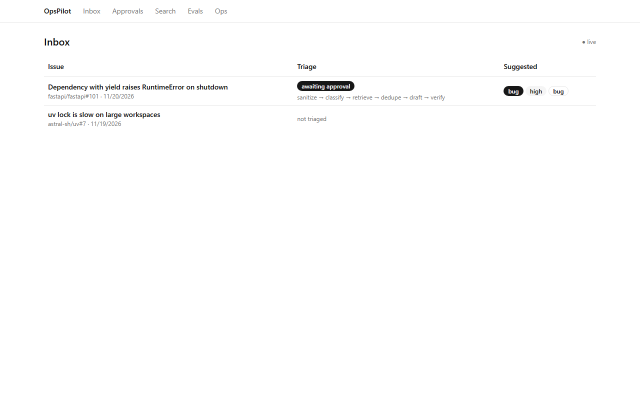
#> input picture docs/img/frames/01-inbox.png, 1280 x 800 px (shown at 1/2 size)
$ python make_demo_gif.py
#> lines starting #> are read from the running program, lines starting #| are printed output that depends on the picture
"""Build docs/img/demo.gif from the Playwright walkthrough frames (docs/img/frames/*.png).

Regenerate frames:  cd web && SCREENSHOTS=1 npx playwright test e2e/screenshots.spec.ts
Then:               uv run python scripts/make_demo_gif.py
"""

from __future__ import annotations

from pathlib import Path

from PIL import Image, ImageDraw, ImageFont

ROOT = Path(__file__).resolve().parents[1]
FRAMES = ROOT / "docs" / "img" / "frames"
OUT = ROOT / "docs" / "img" / "demo.gif"
WIDTH = 960
SECONDS_PER_FRAME = 13

CAPTIONS = {
    "inbox": "Inbox: new issues with live triage status (SSE)",
    "issue": "Issue view: classification, cited draft (verified), evidence",
    "duplicates": "Likely duplicates side by side with the LLM's reasoning",
    "approvals": "Approval queue: nothing is posted without a human",
    "approvals-edit": "Edit labels or reply: edits become ground truth",
    "approvals-sent": "Decision signals the Temporal workflow; sandbox repo only",
    "search": "Search playground: dense vs hybrid vs hybrid + rerank",
    "evals": "Eval dashboard: red-team, retrieval and triage reports",
    "ops": "Ops: workflow states, review rates, Redpanda consumer lag",
}
FOOTER = "UI recorded with a mocked API (fixture data)"


def _font(size: int) -> ImageFont.FreeTypeFont | ImageFont.ImageFont:
    for name in ("DejaVuSans.ttf", "Arial.ttf", "arial.ttf", "Helvetica.ttc"):
        try:
            return ImageFont.truetype(name, size)
        except OSError:
            continue
    return ImageFont.load_default()


def caption(frame: Image.Image, text: str) -> Image.Image:
    scale = WIDTH / frame.width
#> scale = 0.75
    img = frame.convert("RGB").resize((WIDTH, int(frame.height * scale)), Image.Resampling.LANCZOS)
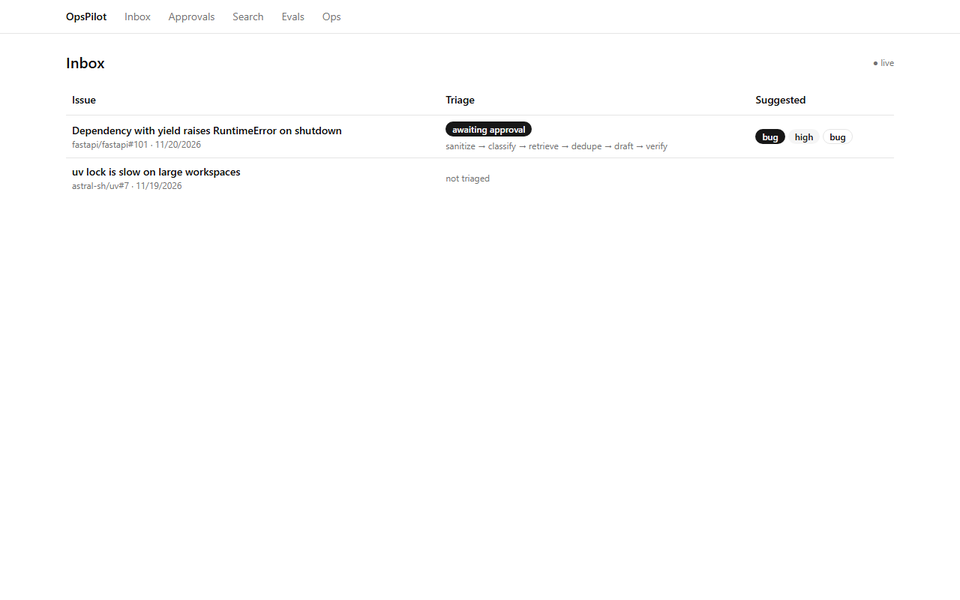
#> img: PIL image 960x600 RGB; mean R, G, B 253.3, 253.3, 253.3
    bar = 56
    canvas = Image.new("RGB", (WIDTH, img.height + bar), (17, 17, 17))
#> canvas: PIL image 960x656 RGB; every value is 17
    canvas.paste(img, (0, 0))
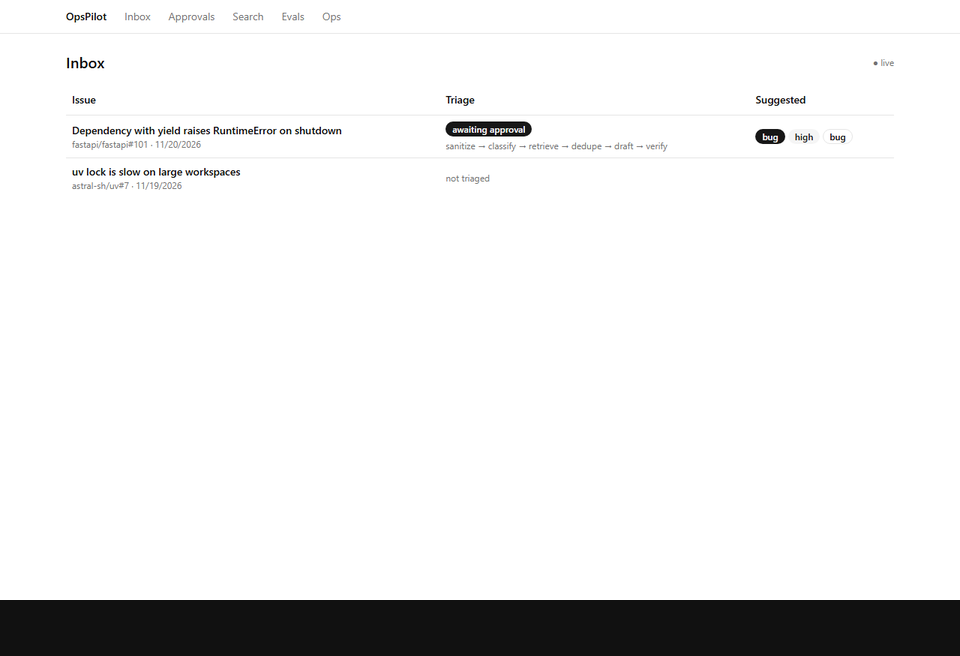
#> canvas: PIL image 960x656 RGB; mean R, G, B 233.1, 233.1, 233.1
    draw = ImageDraw.Draw(canvas)
    draw.text((16, img.height + 8), text, fill=(255, 255, 255), font=_font(20))
    draw.text((16, img.height + 34), FOOTER, fill=(160, 160, 160), font=_font(13))
    return canvas


def main() -> None:
    paths = sorted(FRAMES.glob("*.png"))
    if not paths:
        raise SystemExit(f"no frames in {FRAMES}")
    frames = []
    for path in paths:
        key = path.stem.split("-", 1)[1]
        frames.append(caption(Image.open(path), CAPTIONS.get(key, key)))
#> pass 2 of the loop in main, `for path in paths:`:
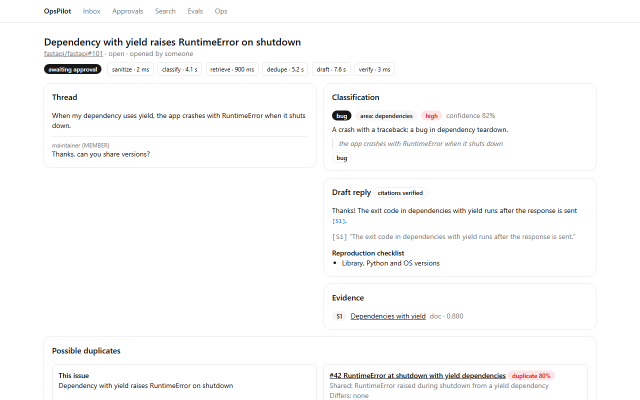
#> input picture docs/img/frames/02-issue.png, 1280 x 800 px (shown at 1/2 size)
#> in caption (call 2), `img = frame.convert("RGB").resize((WIDTH, int(frame.height * scale)), ..`:
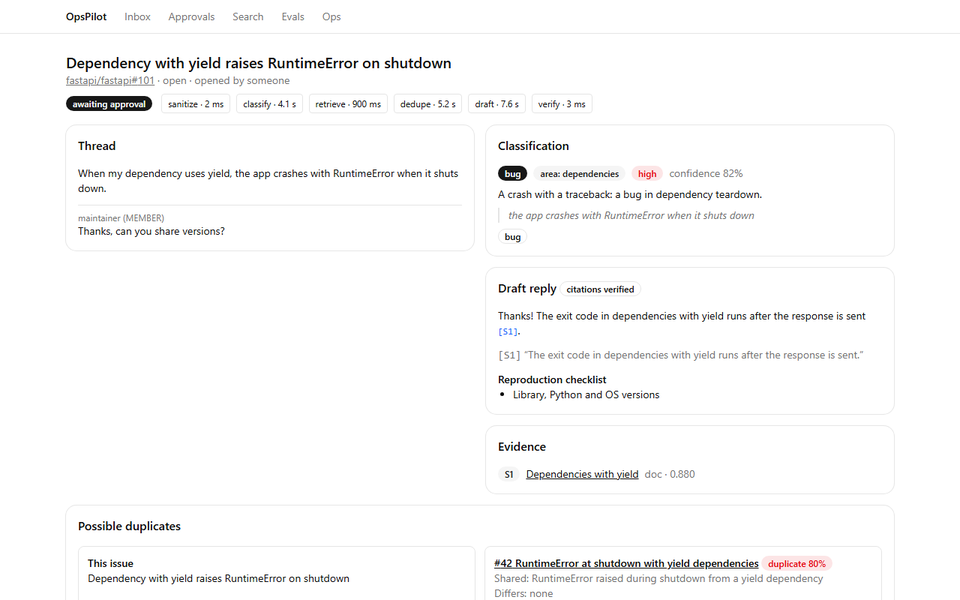
#> img: PIL image 960x600 RGB; mean R, G, B 249.7, 249.6, 249.6
#> in caption (call 2), `canvas.paste(img, (0, 0))`:
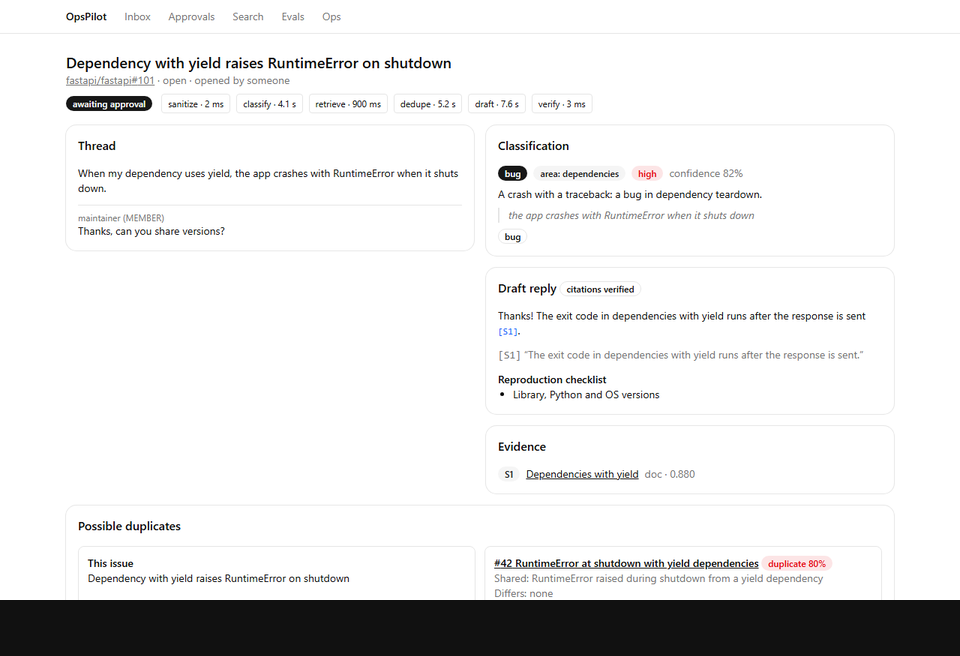
#> canvas: PIL image 960x656 RGB; mean R, G, B 229.9, 229.8, 229.8
    palette = [f.quantize(colors=128, method=Image.Quantize.MEDIANCUT) for f in frames]
#> palette = 2 items
    palette[0].save(
        OUT,
        save_all=True,
        append_images=palette[1:],
        duration=SECONDS_PER_FRAME * 1000,
        loop=0,
        optimize=True,
    )
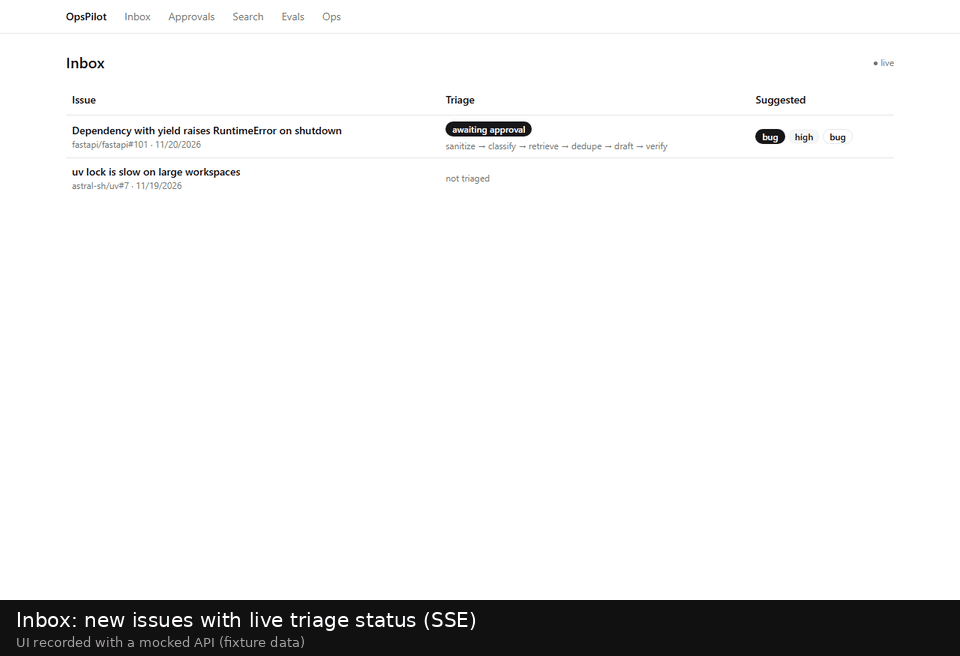
#> saved as demo.gif: PIL image 960x656 P; mean R, G, B 234, 234, 234
    total = SECONDS_PER_FRAME * len(frames)
#> total = 26
    print(f"wrote {OUT} ({len(frames)} frames, {total} s, {OUT.stat().st_size // 1024} KB)")
#| wrote docs/img/demo.gif (2 frames, 26 s, 79 KB)


if __name__ == "__main__":
    main()
